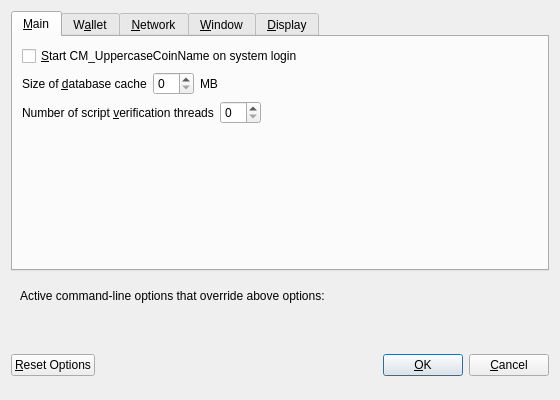
<?xml version="1.0" encoding="UTF-8"?>
<ui version="4.0">
 <class>OptionsDialog</class>
 <widget class="QDialog" name="OptionsDialog">
  <property name="geometry">
   <rect>
    <x>0</x>
    <y>0</y>
    <width>560</width>
    <height>400</height>
   </rect>
  </property>
  <property name="windowTitle">
   <string>Options</string>
  </property>
  <property name="modal">
   <bool>true</bool>
  </property>
  <layout class="QVBoxLayout" name="verticalLayout">
   <item>
    <widget class="QTabWidget" name="tabWidget">
     <property name="currentIndex">
      <number>0</number>
     </property>
     <widget class="QWidget" name="tabMain">
      <attribute name="title">
       <string>&amp;Main</string>
      </attribute>
      <layout class="QVBoxLayout" name="verticalLayout_Main">
       <item>
        <widget class="QCheckBox" name="CM_LowercaseCoinNameAtStartup">
         <property name="toolTip">
          <string>Automatically start CM_UppercaseCoinName after logging in to the system.</string>
         </property>
         <property name="text">
          <string>&amp;Start CM_UppercaseCoinName on system login</string>
         </property>
        </widget>
       </item>
       <item>
        <layout class="QHBoxLayout" name="horizontalLayout_2_Main">
         <item>
          <widget class="QLabel" name="databaseCacheLabel">
           <property name="text">
            <string>Size of &amp;database cache</string>
           </property>
           <property name="textFormat">
            <enum>Qt::PlainText</enum>
           </property>
           <property name="buddy">
            <cstring>databaseCache</cstring>
           </property>
          </widget>
         </item>
         <item>
          <widget class="QSpinBox" name="databaseCache"/>
         </item>
         <item>
          <widget class="QLabel" name="databaseCacheUnitLabel">
           <property name="text">
            <string>MB</string>
           </property>
           <property name="textFormat">
            <enum>Qt::PlainText</enum>
           </property>
          </widget>
         </item>
         <item>
          <spacer name="horizontalSpacer_2_Main">
           <property name="orientation">
            <enum>Qt::Horizontal</enum>
           </property>
           <property name="sizeHint" stdset="0">
            <size>
             <width>40</width>
             <height>20</height>
            </size>
           </property>
          </spacer>
         </item>
        </layout>
       </item>
       <item>
        <layout class="QHBoxLayout" name="horizontalLayout_3_Main">
         <item>
          <widget class="QLabel" name="threadsScriptVerifLabel">
           <property name="text">
            <string>Number of script &amp;verification threads</string>
           </property>
           <property name="textFormat">
            <enum>Qt::PlainText</enum>
           </property>
           <property name="buddy">
            <cstring>threadsScriptVerif</cstring>
           </property>
          </widget>
         </item>
         <item>
          <widget class="QSpinBox" name="threadsScriptVerif">
           <property name="toolTip">
            <string>(0 = auto, &lt;0 = leave that many cores free)</string>
           </property>
          </widget>
         </item>
         <item>
          <spacer name="horizontalSpacer_3_Main">
           <property name="orientation">
            <enum>Qt::Horizontal</enum>
           </property>
           <property name="sizeHint" stdset="0">
            <size>
             <width>40</width>
             <height>20</height>
            </size>
           </property>
          </spacer>
         </item>
        </layout>
       </item>
       <item>
        <spacer name="verticalSpacer_Main">
         <property name="orientation">
          <enum>Qt::Vertical</enum>
         </property>
         <property name="sizeHint" stdset="0">
          <size>
           <width>20</width>
           <height>40</height>
          </size>
         </property>
        </spacer>
       </item>
      </layout>
     </widget>
     <widget class="QWidget" name="tabWallet">
      <attribute name="title">
       <string>W&amp;allet</string>
      </attribute>
      <layout class="QVBoxLayout" name="verticalLayout_Wallet">
       <item>
        <widget class="QLabel" name="transactionFeeInfoLabel">
         <property name="text">
          <string>Optional transaction fee per kB that helps make sure your transactions are processed quickly. Most transactions are 1 kB.</string>
         </property>
         <property name="textFormat">
          <enum>Qt::PlainText</enum>
         </property>
         <property name="wordWrap">
          <bool>true</bool>
         </property>
        </widget>
       </item>
       <item>
        <layout class="QHBoxLayout" name="horizontalLayout_1_Wallet">
         <item>
          <widget class="QLabel" name="transactionFeeLabel">
           <property name="text">
            <string>Pay transaction &amp;fee</string>
           </property>
           <property name="textFormat">
            <enum>Qt::PlainText</enum>
           </property>
           <property name="buddy">
            <cstring>transactionFee</cstring>
           </property>
          </widget>
         </item>
         <item>
          <widget class="CM_UppercaseCoinNameAmountField" name="transactionFee"/>
         </item>
         <item>
          <spacer name="horizontalSpacer_1_Wallet">
           <property name="orientation">
            <enum>Qt::Horizontal</enum>
           </property>
           <property name="sizeHint" stdset="0">
            <size>
             <width>40</width>
             <height>20</height>
            </size>
           </property>
          </spacer>
         </item>
        </layout>
       </item>
       <item>
        <spacer name="verticalSpacer_Wallet">
         <property name="orientation">
          <enum>Qt::Vertical</enum>
         </property>
         <property name="sizeHint" stdset="0">
          <size>
           <width>20</width>
           <height>40</height>
          </size>
         </property>
        </spacer>
       </item>
       <item>
        <widget class="QGroupBox" name="groupBox">
         <property name="title">
          <string>Expert</string>
         </property>
         <layout class="QVBoxLayout" name="verticalLayout_2">
          <item>
           <widget class="QCheckBox" name="coinControlFeatures">
            <property name="toolTip">
             <string>Whether to show coin control features or not.</string>
            </property>
            <property name="text">
             <string>Enable coin &amp;control features</string>
            </property>
           </widget>
          </item>
          <item>
           <widget class="QCheckBox" name="spendZeroConfChange">
            <property name="toolTip">
             <string>If you disable the spending of unconfirmed change, the change from a transaction cannot be used until that transaction has at least one confirmation. This also affects how your balance is computed.</string>
            </property>
            <property name="text">
             <string>&amp;Spend unconfirmed change</string>
            </property>
           </widget>
          </item>
         </layout>
        </widget>
       </item>
      </layout>
     </widget>
     <widget class="QWidget" name="tabNetwork">
      <attribute name="title">
       <string>&amp;Network</string>
      </attribute>
      <layout class="QVBoxLayout" name="verticalLayout_Network">
       <item>
        <widget class="QCheckBox" name="mapPortUpnp">
         <property name="toolTip">
          <string>Automatically open the CM_UppercaseCoinName client port on the router. This only works when your router supports UPnP and it is enabled.</string>
         </property>
         <property name="text">
          <string>Map port using &amp;UPnP</string>
         </property>
        </widget>
       </item>
       <item>
        <widget class="QCheckBox" name="connectSocks">
         <property name="toolTip">
          <string>Connect to the CM_UppercaseCoinName network through a SOCKS proxy.</string>
         </property>
         <property name="text">
          <string>&amp;Connect through SOCKS proxy (default proxy):</string>
         </property>
        </widget>
       </item>
       <item>
        <layout class="QHBoxLayout" name="horizontalLayout_1_Network">
         <item>
          <widget class="QLabel" name="proxyIpLabel">
           <property name="text">
            <string>Proxy &amp;IP:</string>
           </property>
           <property name="textFormat">
            <enum>Qt::PlainText</enum>
           </property>
           <property name="buddy">
            <cstring>proxyIp</cstring>
           </property>
          </widget>
         </item>
         <item>
          <widget class="QValidatedLineEdit" name="proxyIp">
           <property name="minimumSize">
            <size>
             <width>140</width>
             <height>0</height>
            </size>
           </property>
           <property name="maximumSize">
            <size>
             <width>140</width>
             <height>16777215</height>
            </size>
           </property>
           <property name="toolTip">
            <string>IP address of the proxy (e.g. IPv4: 127.0.0.1 / IPv6: ::1)</string>
           </property>
          </widget>
         </item>
         <item>
          <widget class="QLabel" name="proxyPortLabel">
           <property name="text">
            <string>&amp;Port:</string>
           </property>
           <property name="textFormat">
            <enum>Qt::PlainText</enum>
           </property>
           <property name="buddy">
            <cstring>proxyPort</cstring>
           </property>
          </widget>
         </item>
         <item>
          <widget class="QLineEdit" name="proxyPort">
           <property name="minimumSize">
            <size>
             <width>55</width>
             <height>0</height>
            </size>
           </property>
           <property name="maximumSize">
            <size>
             <width>55</width>
             <height>16777215</height>
            </size>
           </property>
           <property name="toolTip">
            <string>Port of the proxy (e.g. 9050)</string>
           </property>
          </widget>
         </item>
         <item>
          <widget class="QLabel" name="socksVersionLabel">
           <property name="text">
            <string>SOCKS &amp;Version:</string>
           </property>
           <property name="textFormat">
            <enum>Qt::PlainText</enum>
           </property>
           <property name="buddy">
            <cstring>socksVersion</cstring>
           </property>
          </widget>
         </item>
         <item>
          <widget class="QValueComboBox" name="socksVersion">
           <property name="toolTip">
            <string>SOCKS version of the proxy (e.g. 5)</string>
           </property>
          </widget>
         </item>
         <item>
          <spacer name="horizontalSpacer_1_Network">
           <property name="orientation">
            <enum>Qt::Horizontal</enum>
           </property>
           <property name="sizeHint" stdset="0">
            <size>
             <width>40</width>
             <height>20</height>
            </size>
           </property>
          </spacer>
         </item>
        </layout>
       </item>
       <item>
        <spacer name="verticalSpacer_Network">
         <property name="orientation">
          <enum>Qt::Vertical</enum>
         </property>
         <property name="sizeHint" stdset="0">
          <size>
           <width>20</width>
           <height>40</height>
          </size>
         </property>
        </spacer>
       </item>
      </layout>
     </widget>
     <widget class="QWidget" name="tabWindow">
      <attribute name="title">
       <string>&amp;Window</string>
      </attribute>
      <layout class="QVBoxLayout" name="verticalLayout_Window">
       <item>
        <widget class="QCheckBox" name="minimizeToTray">
         <property name="toolTip">
          <string>Show only a tray icon after minimizing the window.</string>
         </property>
         <property name="text">
          <string>&amp;Minimize to the tray instead of the taskbar</string>
         </property>
        </widget>
       </item>
       <item>
        <widget class="QCheckBox" name="minimizeOnClose">
         <property name="toolTip">
          <string>Minimize instead of exit the application when the window is closed. When this option is enabled, the application will be closed only after selecting Quit in the menu.</string>
         </property>
         <property name="text">
          <string>M&amp;inimize on close</string>
         </property>
        </widget>
       </item>
       <item>
        <spacer name="verticalSpacer_Window">
         <property name="orientation">
          <enum>Qt::Vertical</enum>
         </property>
         <property name="sizeHint" stdset="0">
          <size>
           <width>20</width>
           <height>40</height>
          </size>
         </property>
        </spacer>
       </item>
      </layout>
     </widget>
     <widget class="QWidget" name="tabDisplay">
      <attribute name="title">
       <string>&amp;Display</string>
      </attribute>
      <layout class="QVBoxLayout" name="verticalLayout_Display">
       <item>
        <layout class="QHBoxLayout" name="horizontalLayout_1_Display">
         <item>
          <widget class="QLabel" name="langLabel">
           <property name="text">
            <string>User Interface &amp;language:</string>
           </property>
           <property name="textFormat">
            <enum>Qt::PlainText</enum>
           </property>
           <property name="buddy">
            <cstring>lang</cstring>
           </property>
          </widget>
         </item>
         <item>
          <widget class="QValueComboBox" name="lang">
           <property name="toolTip">
            <string>The user interface language can be set here. This setting will take effect after restarting CM_UppercaseCoinName.</string>
           </property>
          </widget>
         </item>
        </layout>
       </item>
       <item>
        <layout class="QHBoxLayout" name="horizontalLayout_2_Display">
         <item>
          <widget class="QLabel" name="unitLabel">
           <property name="text">
            <string>&amp;Unit to show amounts in:</string>
           </property>
           <property name="textFormat">
            <enum>Qt::PlainText</enum>
           </property>
           <property name="buddy">
            <cstring>unit</cstring>
           </property>
          </widget>
         </item>
         <item>
          <widget class="QValueComboBox" name="unit">
           <property name="toolTip">
            <string>Choose the default subdivision unit to show in the interface and when sending coins.</string>
           </property>
          </widget>
         </item>
        </layout>
       </item>
       <item>
        <widget class="QCheckBox" name="displayAddresses">
         <property name="toolTip">
          <string>Whether to show CM_UppercaseCoinName addresses in the transaction list or not.</string>
         </property>
         <property name="text">
          <string>&amp;Display addresses in transaction list</string>
         </property>
        </widget>
       </item>
       <item>
        <layout class="QHBoxLayout" name="horizontalLayout_3_Display">
         <item>
          <widget class="QLabel" name="thirdPartyTxUrlsLabel">
           <property name="toolTip">
            <string>Third party URLs (e.g. a block explorer) that appear in the transactions tab as context menu items. %s in the URL is replaced by transaction hash. Multiple URLs are separated by vertical bar |.</string>
           </property>
           <property name="text">
            <string>Third party transaction URLs</string>
           </property>
           <property name="buddy">
            <cstring>thirdPartyTxUrls</cstring>
           </property>
          </widget>
         </item>
         <item>
          <widget class="QLineEdit" name="thirdPartyTxUrls">
           <property name="toolTip">
            <string>Third party URLs (e.g. a block explorer) that appear in the transactions tab as context menu items. %s in the URL is replaced by transaction hash. Multiple URLs are separated by vertical bar |.</string>
           </property>
          </widget>
         </item>
        </layout>
       </item>
       <item>
        <spacer name="verticalSpacer_Display">
         <property name="orientation">
          <enum>Qt::Vertical</enum>
         </property>
         <property name="sizeHint" stdset="0">
          <size>
           <width>20</width>
           <height>40</height>
          </size>
         </property>
        </spacer>
       </item>
      </layout>
     </widget>
    </widget>
   </item>
   <item>
    <widget class="QFrame" name="frame">
     <layout class="QVBoxLayout" name="verticalLayout_Bottom">
      <item>
       <layout class="QHBoxLayout" name="horizontalLayout_Bottom">
        <item>
         <widget class="QLabel" name="overriddenByCommandLineInfoLabel">
          <property name="text">
           <string>Active command-line options that override above options:</string>
          </property>
          <property name="textFormat">
           <enum>Qt::PlainText</enum>
          </property>
         </widget>
        </item>
        <item>
         <spacer name="horizontalSpacer_Bottom">
          <property name="orientation">
           <enum>Qt::Horizontal</enum>
          </property>
          <property name="sizeHint" stdset="0">
           <size>
            <width>40</width>
            <height>20</height>
           </size>
          </property>
         </spacer>
        </item>
       </layout>
      </item>
      <item>
       <widget class="QLabel" name="overriddenByCommandLineLabel">
        <property name="text">
         <string/>
        </property>
        <property name="textFormat">
         <enum>Qt::PlainText</enum>
        </property>
        <property name="wordWrap">
         <bool>true</bool>
        </property>
       </widget>
      </item>
     </layout>
    </widget>
   </item>
   <item>
    <layout class="QHBoxLayout" name="horizontalLayout_Buttons">
     <item>
      <widget class="QPushButton" name="resetButton">
       <property name="toolTip">
        <string>Reset all client options to default.</string>
       </property>
       <property name="text">
        <string>&amp;Reset Options</string>
       </property>
       <property name="autoDefault">
        <bool>false</bool>
       </property>
      </widget>
     </item>
     <item>
      <spacer name="horizontalSpacer_1">
       <property name="orientation">
        <enum>Qt::Horizontal</enum>
       </property>
       <property name="sizeHint" stdset="0">
        <size>
         <width>40</width>
         <height>48</height>
        </size>
       </property>
      </spacer>
     </item>
     <item>
      <widget class="QLabel" name="statusLabel">
       <property name="minimumSize">
        <size>
         <width>200</width>
         <height>0</height>
        </size>
       </property>
       <property name="font">
        <font>
         <weight>75</weight>
         <bold>true</bold>
        </font>
       </property>
       <property name="text">
        <string/>
       </property>
       <property name="textFormat">
        <enum>Qt::PlainText</enum>
       </property>
       <property name="wordWrap">
        <bool>true</bool>
       </property>
      </widget>
     </item>
     <item>
      <spacer name="horizontalSpacer_2">
       <property name="orientation">
        <enum>Qt::Horizontal</enum>
       </property>
       <property name="sizeHint" stdset="0">
        <size>
         <width>40</width>
         <height>48</height>
        </size>
       </property>
      </spacer>
     </item>
     <item>
      <widget class="QPushButton" name="okButton">
       <property name="text">
        <string>&amp;OK</string>
       </property>
      </widget>
     </item>
     <item>
      <widget class="QPushButton" name="cancelButton">
       <property name="text">
        <string>&amp;Cancel</string>
       </property>
       <property name="autoDefault">
        <bool>false</bool>
       </property>
      </widget>
     </item>
    </layout>
   </item>
  </layout>
 </widget>
 <customwidgets>
  <customwidget>
   <class>CM_UppercaseCoinNameAmountField</class>
   <extends>QLineEdit</extends>
   <header>CM_LowercaseCoinNameamountfield.h</header>
   <container>1</container>
  </customwidget>
  <customwidget>
   <class>QValidatedLineEdit</class>
   <extends>QLineEdit</extends>
   <header>qvalidatedlineedit.h</header>
  </customwidget>
  <customwidget>
   <class>QValueComboBox</class>
   <extends>QComboBox</extends>
   <header>qvaluecombobox.h</header>
  </customwidget>
 </customwidgets>
 <resources/>
 <connections/>
</ui>
